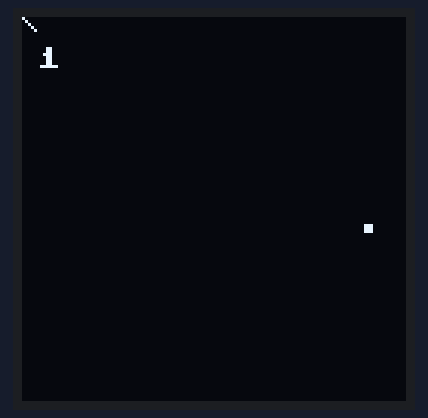
Recording of a program running on a simulated Raspberry Pi Pico running MicroPython. Parts: 128×128 one-colour display.

Above: at 1.69 s.
At 6.27 s:
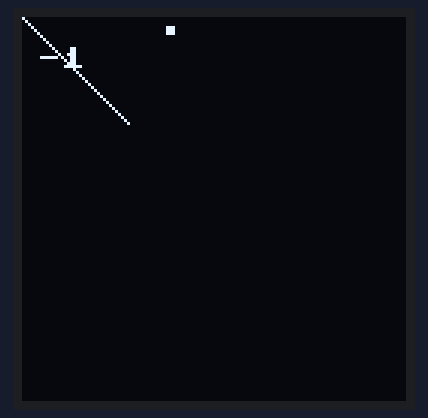
At 11.15 s:
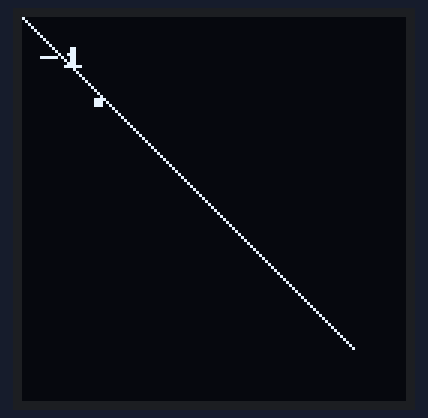
At 20.91 s:
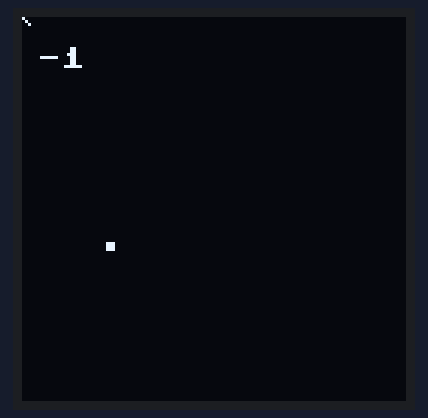
At 30.36 s:
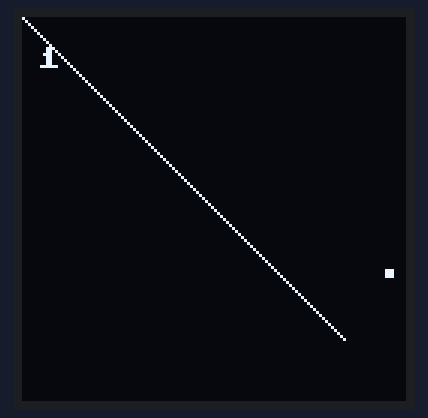
At 39.82 s:
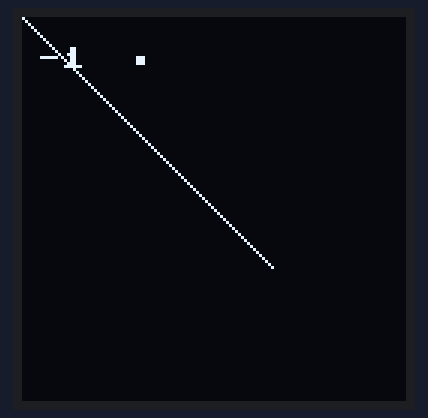

The program:

micropython-pong1.py
```python
from machine import Pin,SPI
import sh1106
import time


#on laisse un peu de temps au chargement des librairies
time.sleep(1.5)


spi = SPI(1, baudrate=100000)  #1000000
#spi = SPI(1, baudrate=9600)  #1000000
display = sh1106.SH1106_SPI(128, 128, spi, Pin(9), None, Pin(8))
display.poweron()
display.sleep(False)

WIDTH = 128
HEIGHT = 128
# start with the ball in the center
ball_x = int(WIDTH / 2)
ball_y = int(HEIGHT / 2)
BALL_SIZE = 3 # 2X2 pixels
# set the initial directinon to down to the right
ball_x_dir = 10
ball_y_dir = 1


def draw_ball():
    display.fill_rect(ball_x, ball_y, BALL_SIZE, BALL_SIZE, 1)
    display.text(str(ball_y_dir),5,10,1)

'''def update_ball_position():
    ball_x = ball_x + ball_x_dir
    ball_y = ball_y + ball_y_dir
    # update the ball direction if we are at the top or bottom edge
    if ball_y < 3:
        ball_y_dir = 1

    if ball_y > HEIGHT - 3:
        ball_y_dir = -1

    if ball_x < 3:
        ball_x_dir = 1

    if ball_x > WIDTH - 3:
        ball_x_dir = -1
'''

try:

    i=0
    display.fill(0)
    #display.text('Hello',5,10,1)
    while(True):
        #update ball position with the current directions
        #update_ball_position()
        ball_x = ball_x + ball_x_dir
        ball_y = ball_y + ball_y_dir
        # update the ball direction if we are at the top or bottom edge
        if ball_y < 3:
            ball_y_dir = 1

        if ball_y > HEIGHT - 3:
            ball_y_dir = -1

        if ball_x < 3:
            ball_x_dir = 1

        if ball_x > WIDTH - 3:
            ball_x_dir = -1


        display.fill(0)
        display.line(0,0,i,i,1)
        draw_ball()
        i=i+1
        if(i>128):
            i=0
        str_i=str(i)
        #display.text(str_i,5,10,1)
#         time.sleep(1)
        #time.sleep(0.001)
        #display.text(str(ball_x),5,10,1)
        display.show()
    #display.text('World',5,50,1)
    #display.pixel(20,40,1)


except KeyboardInterrupt:
    display.poweroff()
```
